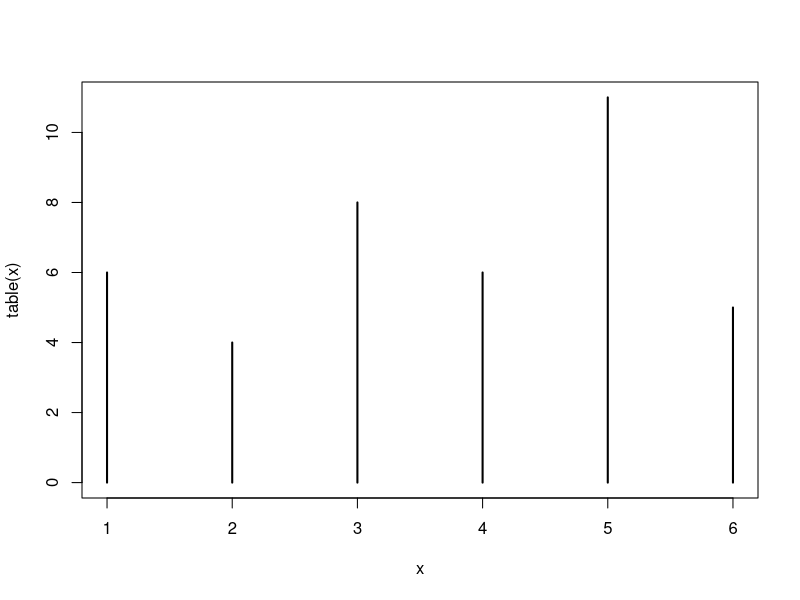
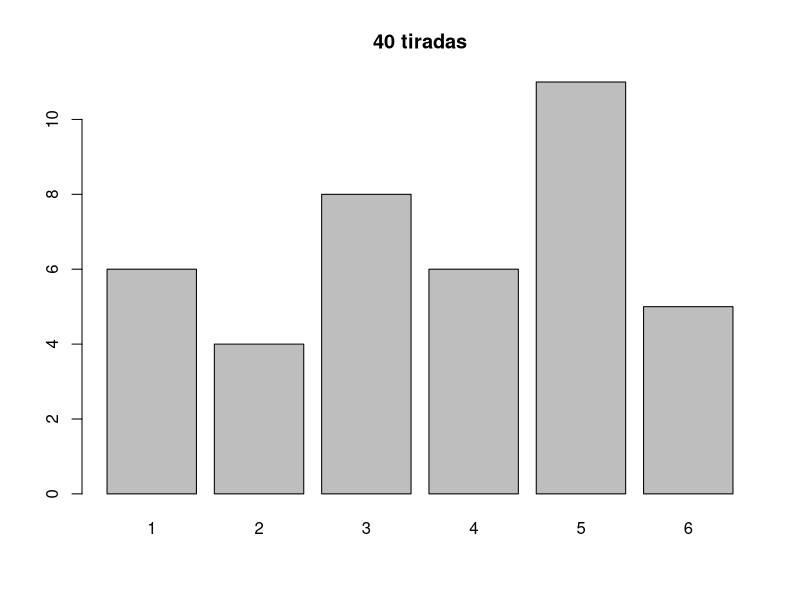
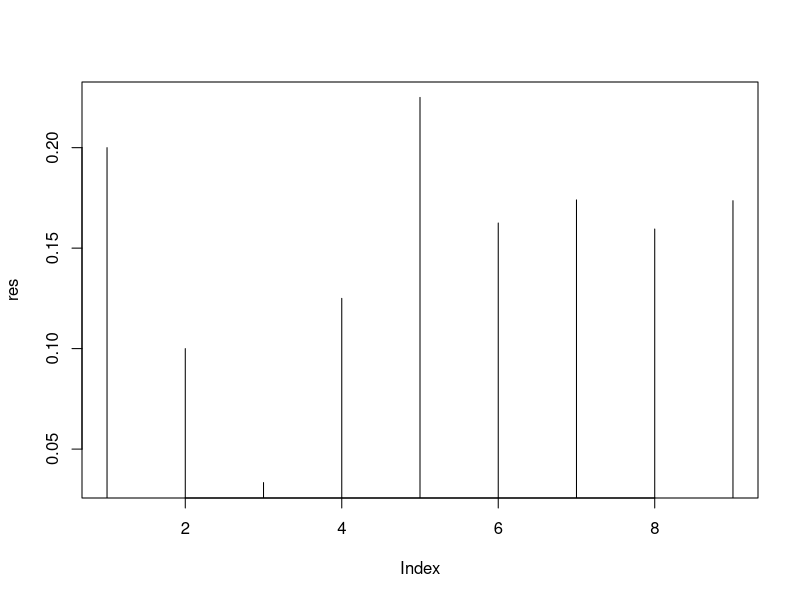
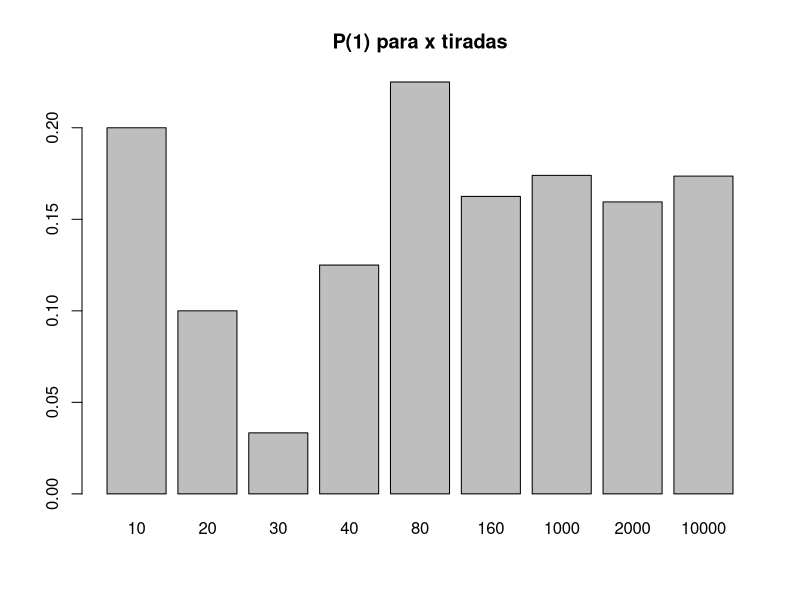
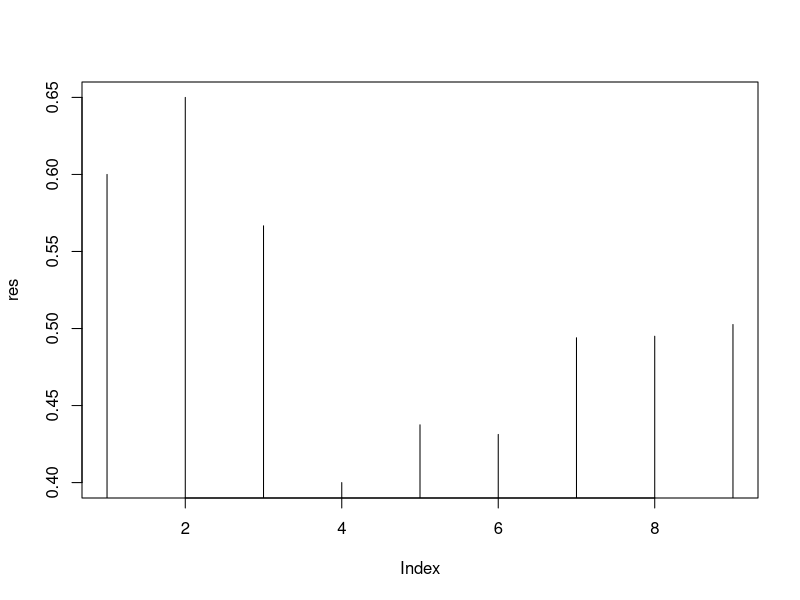
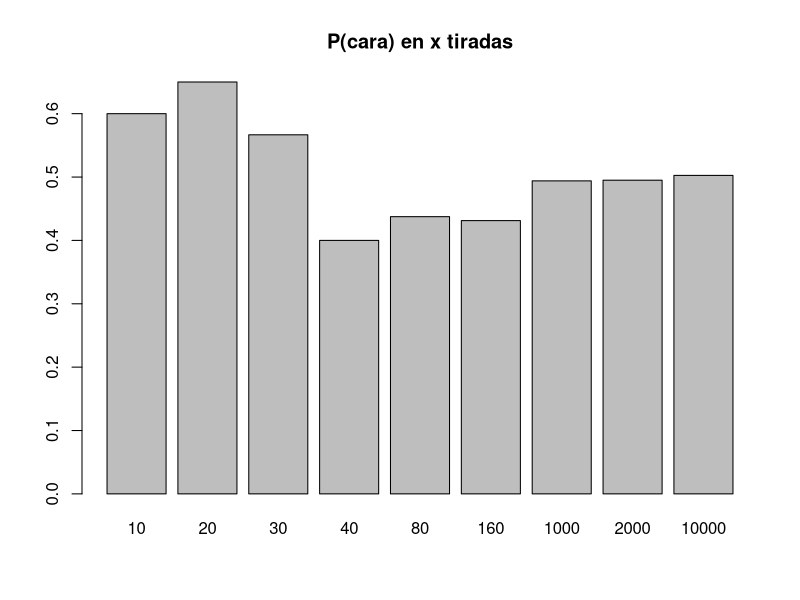
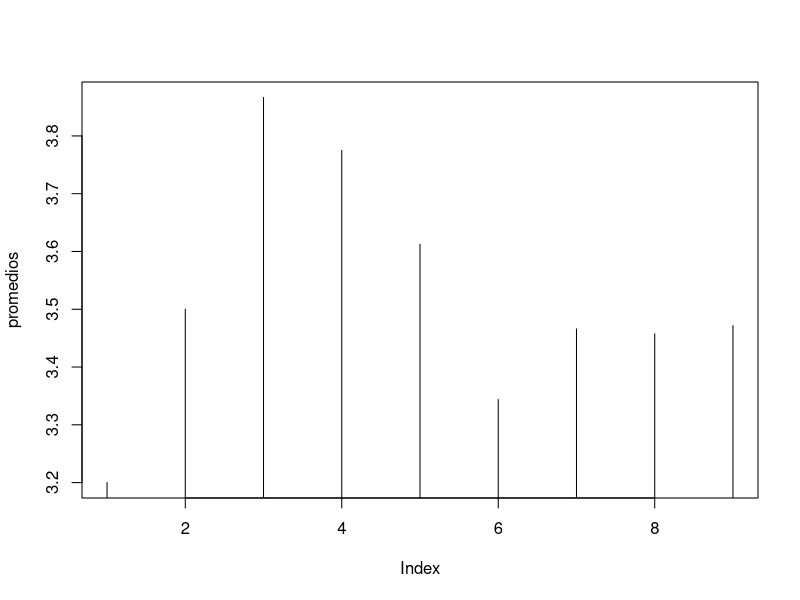
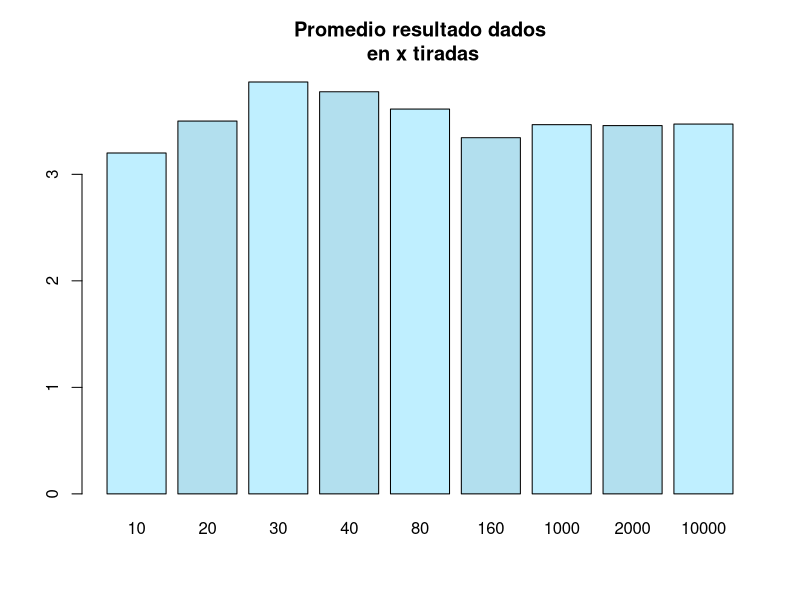

These figures' R source, in order:
## Test Basico

# Ejercicio 1.2.1

?sample
sample(1:6,20,replace=TRUE,prob=c(1/6,1/6,1/6,1/6,1/6,1/6))

x <- sample(1:6,40,replace=TRUE,prob=c(1/6,1/6,1/6,1/6,1/6,1/6))
x
tx <- table(x)
tx
plot(table(x),type="h")
barplot(tx, main="40 tiradas")

p <- function(x){x/tx[x]}
p(5)

p1 <- function(k){
  x <- sample(1:6,k,replace=TRUE,prob=c(1/6,1/6,1/6,1/6,1/6,1/6))
  tx <- table(x)
  tx[1]/k
}

?vapply
p1(30)
res <- vapply(list(10,20,30,40,80,160,1000,2000,10000),p1,c(1))
names(res) <- c(10,20,30,40,80,160,1000,2000,10000)
plot(res,type="h")
barplot(res, main="P(1) para x tiradas")  

# Ejercicio 1.2.2

sample(c(0,1),20,replace=TRUE,prob=c(0.5,0.5))
k <- 100
moneda_p1 <- function(k){
  x <- sample(c(0,1),k,replace=TRUE,prob=c(0.5,0.5))
  tx <- table(x)
  tx[1]/k
}

moneda_p1(30)
res <- vapply(list(10,20,30,40,80,160,1000,2000,10000),moneda_p1,c(1))
names(res) <- c(10,20,30,40,80,160,1000,2000,10000)
plot(res,type="h")
barplot(res, main="P(cara) en x tiradas")

## Promedio

# Ejercicio 1.2.3
k <- 100
x <- sample(1:6,k,replace=TRUE,prob=c(1/6,1/6,1/6,1/6,1/6,1/6))
x
sum(x)
length(x)
mean(x)

promedio <- function(k){
  x <- sample(1:6,k,replace=TRUE,prob=c(1/6,1/6,1/6,1/6,1/6,1/6))
  mean(x)
}

promedio (10)
promedios <- vapply(list(10,20,30,40,80,160,1000,2000,10000),promedio,c(1))
names(promedios) <- c(10,20,30,40,80,160,1000,2000,10000)
promedios

plot(promedios, type="h")
barplot(promedios, col=c("lightblue1","lightblue2"), main="Promedio resultado dados\n en x tiradas")

# Ejercicio 1.2.6

?sd
k <- 100
x <- sample(1:6,k,replace=TRUE,prob=c(1/6,1/6,1/6,1/6,1/6,1/6))
x
sum(x)
length(x)
mean(x)
sd(x)

desviostd <- function(k){
  x <- sample(1:6,k,replace=TRUE,prob=c(1/6,1/6,1/6,1/6,1/6,1/6))
  sd(x)
}

desvios <- vapply(list(10,20,30,40,80,160,1000,2000,10000),desviostd,c(1))
names(desvios) <- c(10,20,30,40,80,160,1000,2000,10000)
desvios

barplot(desvios, ylim=c(0,2), main="desvio estandar\n para x tiradas")

## Distribuciones

# Ejercicio 1.2.7

k <- 10
x <- sample(1:6,k,replace=TRUE,prob=c(1/6,1/6,1/6,1/6,1/6,1/6))
tx <- table(x)

barplot(tx)

enetiradas <- function(n){
  x <- sample(1:6,n,replace=TRUE,prob=c(1/6,1/6,1/6,1/6,1/6,1/6))
  table(x)
}

par(mfrow=c(2,3))
barplot(enetiradas(10), main="10")
barplot(enetiradas(20), main="20")
barplot(enetiradas(40), main="40")
barplot(enetiradas(80), main="80")
barplot(enetiradas(2000), main="2000")
barplot(enetiradas(10000), main="10000")
par(mfrow=c(1,1))

library(datasets)
data(iris)
length(iris$Petal.Length)
barplot(iris$Petal.Length)
par(mfrow=c(3,1))
barplot(iris$Petal.Length[1:50])
barplot(iris$Petal.Length[51:100])
barplot(iris$Petal.Length[101:150])
par(mfrow=c(1,1))

hist(iris$Petal.Length)
hist(iris[iris$Species=="setosa",]$Petal.Length,breaks=seq(0,3,0.05))
hist(iris$Petal.Length,breaks=seq(0,8,0.7))
hist(iris$Petal.Length,breaks=seq(0,8,0.1))

# ajusto Petal.Length para la Specie Setosa con dnorm
# le paso a dnorm los parametros mean y sd de los datos
mean(iris[iris$Species=="setosa","Petal.Length"])
sd(iris[iris$Species=="setosa","Petal.Length"])
# dnorm(x, mean=1.462, sd=0.173664)
par(mfrow=c(2,1))
hist(iris[iris$Species=="setosa",]$Petal.Length,breaks=seq(0.5,2.5,0.05), main="setosa Petal.Length\n mean=1.462 sd=0.173664")
plot(function(x) dnorm(x, mean=1.462, sd=0.173664), 0.5, 2.5, main = "dnorm(x, mean=1.462, sd=0.173664)",ylab="")
par(mfrow=c(1,1))

## Inferencia estadistica

sample(c(0,1),10,replace=TRUE,prob=c(0.75,0.25))
# [1] 1 1 0 1 1 1 1 0 0 0
# que probabilidad hay de este resultado si la moneda esta equilibrada
dbinom(6,10,0.5)
dbinom(4,10,0.5)

#  [1] 1 0 1 1 0 0 0 0 0 0
dbinom(3,10,0.5)

# [1] 0 0 0 0 0 0 0 0 1 0
dbinom(1,10,0.5)

x <- sample(c(0,1),20,replace=TRUE,prob=c(0.75,0.25))
tx <- table(x)
dbinom(tx[1],20,0.5)

x <- sample(c(0,1),100,replace=TRUE,prob=c(0.75,0.25))
tx <- table(x)
dbinom(tx[1],100,0.5)

# probabilidad de x si H0 en n tiradas
moneda <- function(n){
  x <- sample(c(0,1),n,replace=TRUE,prob=c(0.75,0.25))
  tx <- table(x)
  dbinom(tx[1],n,0.5) * 100
}

# veces que acepto H0 (sindo H1 por def de la funcion) con 95% de nivel de confianza
# en 20 rondas de 10 tiradas
res <- vapply(rep(10,20),moneda,c(1))
length(res[which(res > 5)])
# en 20 rondas de 20 tiradas
res <- vapply(rep(20,20),moneda,c(1))
length(res[which(res > 5)])
# en 20 rondas de 100 tiradas
res <- vapply(rep(100,20),moneda,c(1))
length(res[which(res > 5)])

dbinom(1,1,0.5)
dbinom(2,2,0.5)
dbinom(3,3,0.5)
dbinom(2,3,0.5)
dbinom(1,3,0.5)

# Nos dicen que el 15% de la poblacion mundial tiene sobrepeso.
# queremos saber si en Bs. As es la misma tasa
# Tomamos una muestra aleatoria de 5 habitantes y encontramos 2 con sobrepeso.

# H0 : Bs As tiene la misma tasa mundial, 15%

# probabilidad de q ninguno tenga sobrepeso, siendo H0
dbinom(0,1,0.15)
dbinom(0,2,0.15)
dbinom(0,3,0.15)
dbinom(0,4,0.15)
dbinom(0,5,0.15)
dbinom(0,1,0.15) ^ 5

# P(2 con sobrepeos y 3 sin)
dbinom(2,5,.15)
# P(3 con sobrepeos y 2 sin)
dbinom(3,5,.15)
# P(4 con sobrepeos y 1 sin)
dbinom(4,5,.15)
# P(5 con sobrepeos y 0 sin)
dbinom(5,5,.15)

# Si Bs As tuviera la misma tasa q la mundial, la prob de encontrar 2 con sobre peso en 5 es
# P(2 con sobrepeos y 3 sin)
dbinom(2,5,.15)
# no esta entre 5% sup ni el 5% if, ie. no hay motivo para rechazar H0

#En el siguiente código se grafica el seno y el coseno en el intervalo [-2\pi , 2\pi] 
plot(sin,-2*pi, 2*pi, col="red" , xlab="", ylab="")
par(new=TRUE)
plot(cos, -2*pi, 2*pi, col="blue" , xlab="", ylab="",  axes=FALSE) 
title(main="Gráficas del seno y coseno")
abline(a=0, b=0)

plot(function(x) dbinom(x,100, 0.15),0,100, col="blue",yaxt="n",ylim = c(0, 0.12),ylab="")
axis(4)
text(80,0.02,labels="dbinom",col="blue")
par(new=TRUE)
plot(function(x) pbinom(x,100, 0.15),0,100, col="red",yaxt="n",ylim = c(0, 1.2),ylab="")
axis(2)
text(40,1.1,labels="pbinom",col="red")
